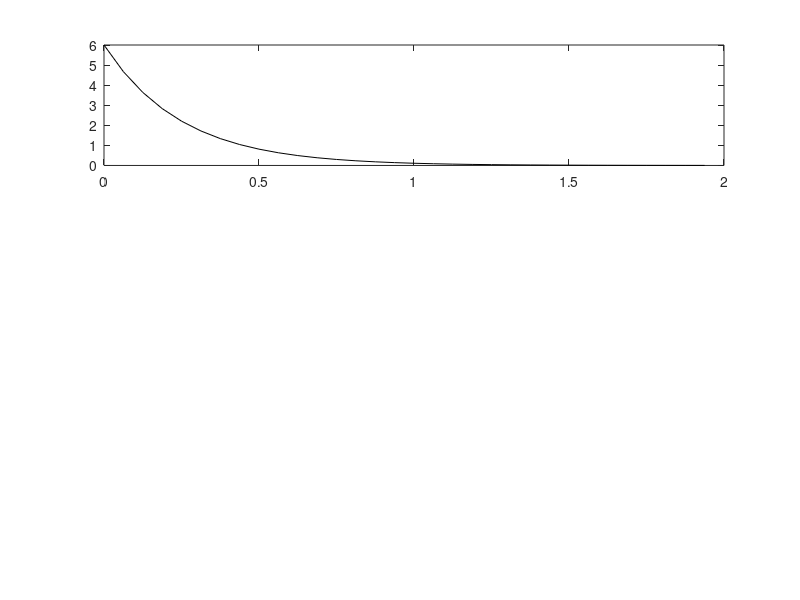

Write MATLAB code to recreate this figure. (Note: this script raises an error after producing the figure.)

clf;

N = 32 ; 
Ts = 2/N ; 
fs = 1/Ts ; 
df = fs/N ; 
n = [0:N-1]' ; 
t = Ts*n ; 
x1 = 6*exp(-4*abs(t));

 X11 = Ts*fft(x1); 
 k11 = [0:N/2-1]' ; 
 X21 = fftshift(Ts*fft(x1)) ; 
 k21 = [-N/2:N/2-1]';


figure(1)
subplot(3,1,1) ;
p = plot(t,x1,"k") ; p(1).LineWidth=2; grid on ; 
xlabel("Timpul, t (s)") ; ylabel("x1(t)") ;

subplot(3,1,2) ;
p = plot(k11*df,abs(X11(1:N/2)),"k") ; p(1).LineWidth=2 ; grid on;
xlabel("Freceventa, f (Hz)") ; ylabel("|X11(f)|") ;

subplot(3,1,3) ;
p = plot(k11*df,angle(X11(1:N/2)),"k") ; p(1).LineWidth=2 ; grid on ;
xlabel( "Frecventa, f (Hz)") ; ylabel("Faza X11(f)") ;

figure(2)
subplot(3,1,1) ;
p = plot(t,x1,"k") ; p(1).LineWidth=2; grid on ; 
xlabel("Timpul, t (s)") ; ylabel("x1(t)") ;

subplot(3,1,2) ;
 p = plot(k21*df,abs(X21(1:N)),"k") ; p(1).LineWidth=2; grid on; 
xlabel("Freceventa, f (Hz)") ; ylabel("|X21(f)|") ;

subplot(3,1,3) ;
p = plot(k21*df,angle(X21(1:N)),"k") ; p(1).LineWidth=2; grid on ; 
xlabel( "Frecventa, f (Hz)") ; ylabel("Faza X21(f)") ;



x2 = func1(t); 

 X12 = Ts*fft(x2) ; 
 k12 = [0:N/2-1]' ; 
 X22 = fftshift(Ts*fft(x2)) ; 
 k22 = [-N/2:N/2-1]'; 


figure(3)
subplot(3,1,1) ;
p = plot(t,x2,"k") ; p(1).LineWidth=2; grid on ; 
xlabel("Timpul, t (s)") ; ylabel("x2(t)") ;

subplot(3,1,2) ;
p = plot(k12*df,abs(X12(1:N/2)),"k") ; p(1).LineWidth=2 ; grid on;
xlabel("Freceventa, f (Hz)") ; ylabel("|X12(f)|") ;

subplot(3,1,3) ;
p = plot(k12*df,angle(X12(1:N/2)),"k") ; p(1).LineWidth=2 ; grid on ;
xlabel( "Frecventa, f (Hz)") ; ylabel("Faza X12(f)") ;

figure(4)
subplot(3,1,1) ;
p = plot(t,x2,"k") ; p(1).LineWidth=2; grid on ; 
xlabel("Timpul, t (s)") ; ylabel("x2(t)") ;

subplot(3,1,2) ;
 p = plot(k22*df,abs(X22(1:N)),"k") ; p(1).LineWidth=2; grid on; 
xlabel("Freceventa, f (Hz)") ; ylabel("|X22(f)|") ;

subplot(3,1,3) ;
p = plot(k22*df,angle(X22(1:N)),"k") ; p(1).LineWidth=2; grid on ; 
xlabel( "Frecventa, f (Hz)") ; ylabel("Faza X22(f)") ;
